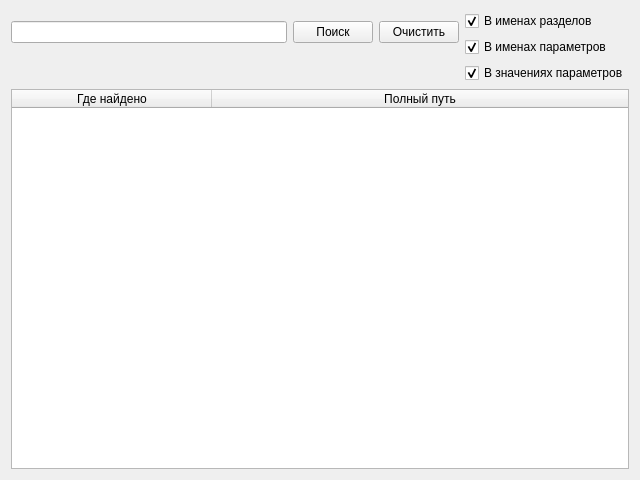
<?xml version="1.0" encoding="UTF-8"?>
<ui version="4.0">
 <class>Form</class>
 <widget class="QWidget" name="Form">
  <property name="windowModality">
   <enum>Qt::WindowModal</enum>
  </property>
  <property name="geometry">
   <rect>
    <x>0</x>
    <y>0</y>
    <width>640</width>
    <height>480</height>
   </rect>
  </property>
  <property name="minimumSize">
   <size>
    <width>640</width>
    <height>480</height>
   </size>
  </property>
  <property name="maximumSize">
   <size>
    <width>800</width>
    <height>600</height>
   </size>
  </property>
  <property name="windowTitle">
   <string>Поиск</string>
  </property>
  <layout class="QVBoxLayout" name="verticalLayout_3">
   <item>
    <layout class="QHBoxLayout" name="horizontalLayout_2">
     <item>
      <layout class="QVBoxLayout" name="verticalLayout_2">
       <item>
        <layout class="QHBoxLayout" name="horizontalLayout">
         <item>
          <widget class="QLineEdit" name="search_input">
           <property name="sizePolicy">
            <sizepolicy hsizetype="Expanding" vsizetype="Fixed">
             <horstretch>0</horstretch>
             <verstretch>0</verstretch>
            </sizepolicy>
           </property>
           <property name="text">
            <string/>
           </property>
           <property name="clearButtonEnabled">
            <bool>true</bool>
           </property>
          </widget>
         </item>
         <item>
          <widget class="QPushButton" name="seach_button">
           <property name="sizePolicy">
            <sizepolicy hsizetype="Maximum" vsizetype="Fixed">
             <horstretch>0</horstretch>
             <verstretch>0</verstretch>
            </sizepolicy>
           </property>
           <property name="text">
            <string>Поиск</string>
           </property>
          </widget>
         </item>
         <item>
          <widget class="QPushButton" name="clear_button">
           <property name="sizePolicy">
            <sizepolicy hsizetype="Maximum" vsizetype="Fixed">
             <horstretch>0</horstretch>
             <verstretch>0</verstretch>
            </sizepolicy>
           </property>
           <property name="text">
            <string>Очистить</string>
           </property>
          </widget>
         </item>
        </layout>
       </item>
       <item>
        <widget class="QLabel" name="status_label">
         <property name="sizePolicy">
          <sizepolicy hsizetype="Preferred" vsizetype="Fixed">
           <horstretch>0</horstretch>
           <verstretch>0</verstretch>
          </sizepolicy>
         </property>
         <property name="text">
          <string/>
         </property>
        </widget>
       </item>
      </layout>
     </item>
     <item>
      <layout class="QVBoxLayout" name="verticalLayout">
       <item>
        <widget class="QCheckBox" name="checkBox">
         <property name="text">
          <string>В именах разделов</string>
         </property>
         <property name="checked">
          <bool>true</bool>
         </property>
        </widget>
       </item>
       <item>
        <widget class="QCheckBox" name="checkBox_2">
         <property name="text">
          <string>В именах параметров</string>
         </property>
         <property name="checked">
          <bool>true</bool>
         </property>
        </widget>
       </item>
       <item>
        <widget class="QCheckBox" name="checkBox_3">
         <property name="text">
          <string>В значениях параметров</string>
         </property>
         <property name="checked">
          <bool>true</bool>
         </property>
        </widget>
       </item>
      </layout>
     </item>
    </layout>
   </item>
   <item>
    <widget class="QTableWidget" name="search_table">
     <property name="sizePolicy">
      <sizepolicy hsizetype="Expanding" vsizetype="Expanding">
       <horstretch>100</horstretch>
       <verstretch>0</verstretch>
      </sizepolicy>
     </property>
     <property name="showGrid">
      <bool>true</bool>
     </property>
     <property name="wordWrap">
      <bool>false</bool>
     </property>
     <attribute name="horizontalHeaderVisible">
      <bool>true</bool>
     </attribute>
     <attribute name="horizontalHeaderCascadingSectionResizes">
      <bool>false</bool>
     </attribute>
     <attribute name="horizontalHeaderDefaultSectionSize">
      <number>200</number>
     </attribute>
     <attribute name="horizontalHeaderHighlightSections">
      <bool>true</bool>
     </attribute>
     <attribute name="horizontalHeaderMinimumSectionSize">
      <number>100</number>
     </attribute>
     <attribute name="horizontalHeaderShowSortIndicator" stdset="0">
      <bool>false</bool>
     </attribute>
     <attribute name="horizontalHeaderStretchLastSection">
      <bool>true</bool>
     </attribute>
     <attribute name="verticalHeaderVisible">
      <bool>false</bool>
     </attribute>
     <column>
      <property name="text">
       <string>Где найдено</string>
      </property>
     </column>
     <column>
      <property name="text">
       <string>Полный путь</string>
      </property>
     </column>
    </widget>
   </item>
  </layout>
 </widget>
 <resources/>
 <connections/>
</ui>
